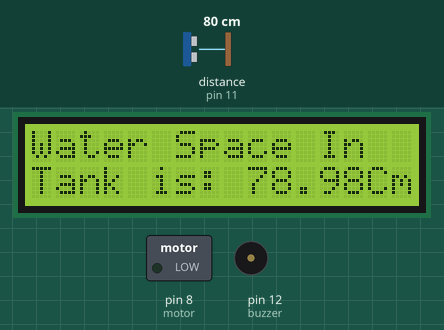
The sketch below on a simulated Arduino Uno, built with avr-gcc and run on an emulated ATmega328P. Parts: 16×2 character LCD, switched loads named in the sketch (green lamp = pin HIGH), buzzer (waves = sounding, pin HIGH). Wiring (inferred from the names in the program): ultrasonic range finder: trigger pin 10; echo pin 11. Inputs (shaded band) come from the test bench; at power-on: distance to the obstacle (sensor on pin 11) 80 cm. The echo pulse lasts 58.3 µs per cm; the modem accepts every AT command (registered, SIM ready, sends succeed) and sends nothing else; pins used as bus, display or sensor lines are not drawn.

Above: at 4.2 s.
4.3 s: distance to the obstacle (sensor on pin 11) set to 34 cm
At 10.7 s:
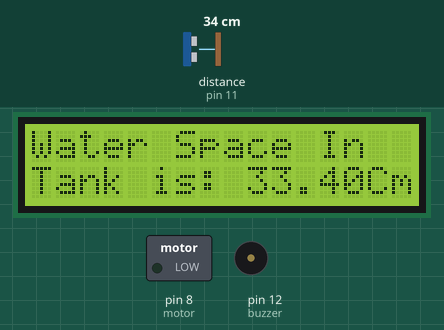
11.3 s: distance to the obstacle (sensor on pin 11) set to 29 cm
At 16.4 s:
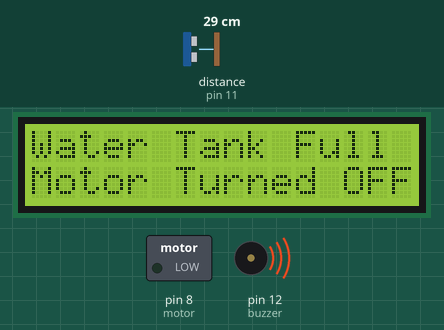
18.3 s: distance to the obstacle (sensor on pin 11) set to 120 cm
At 23.5 s:
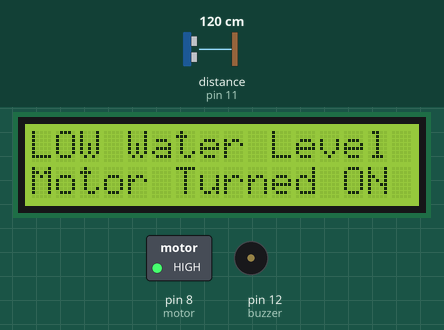
23.8 s: distance to the obstacle (sensor on pin 11) set to 250 cm
At 28.7 s:
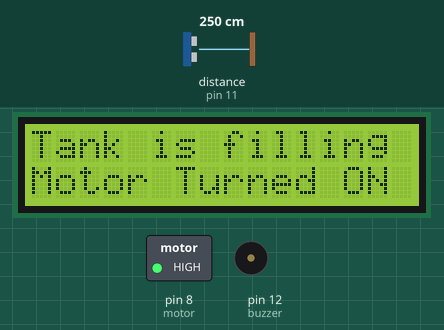
Timing chart, 0 to 30.2 s (numbered marks = the images above; inputs shaded):
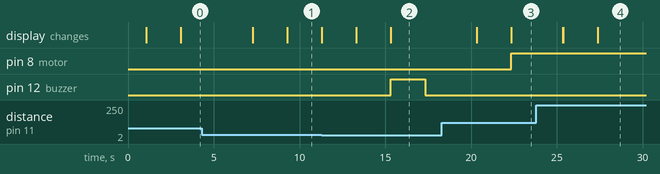

Measured:
- the behaviour switches between 31 and 30 cm on distance to the obstacle (sensor on pin 11) (found by bisection; images 1 and 2)
- after the input at 11.3 s, pin 12 (buzzer): LOW → HIGH after 4.0 s, → LOW 2.0 s later; the display: first differs from a run without the input after 2.0 s (image 2 shows a later state)
- after the input at 18.3 s, pin 8 (motor): LOW → HIGH after 4.0 s; pin 12 (buzzer): stays LOW (without the input it goes to HIGH after 4.0 s)
- what the display in image 1 shows lasts 2.0 s, from 9.3 s to 11.3 s

The sketch:

water_level_checker.ino
```cpp
#include <LiquidCrystal.h>
#include <SoftwareSerial.h>

#define trigger 10
#define echo 11
#define motor 8
#define buzzer 12
#define MIN_DISTANCE 30
#define AVG_DISTANCE 200
#define MIN_DISTANCE_TO_SEND_MSG 80

bool isSent = false;
char userCommandToSystem = 'y'; // that is no

SoftwareSerial gsm(9, 13);
LiquidCrystal lcd(2,3,4,5,6,7);

float time=0,distance=0;
int temp=0;
void setup()
{
  gsm.begin(9600);
 lcd.begin(16,2);
 lcd.print("Welcome");
 delay(1000);
 lcd.clear();
 pinMode(trigger,OUTPUT);
 pinMode(echo,INPUT);
 pinMode(motor, OUTPUT);
 pinMode(buzzer, OUTPUT);
 lcd.print("  Water Level ");
 lcd.setCursor(0,1);
 lcd.print("   Indicator  ");
 delay(2000);
}

void loop()
{
 lcd.clear();
 digitalWrite(trigger,LOW);
 delayMicroseconds(2);
 digitalWrite(trigger,HIGH);
 delayMicroseconds(10);
 digitalWrite(trigger,LOW);
 delayMicroseconds(2);
 time=pulseIn(echo,HIGH);
 distance=time*340/20000;
 lcd.clear();
 lcd.print("Water Space In  ");
 lcd.setCursor(0,1);
 lcd.print("Tank is: ");
 lcd.print(distance);
 lcd.print("Cm");
 delay(2000);

 // ======================== checking =================
 if(distance <= MIN_DISTANCE )
 {
     digitalWrite(motor, LOW);
     digitalWrite(buzzer, HIGH);
     lcd.clear();
     lcd.print("Water Tank Full ");
     lcd.setCursor(0,1);
     lcd.print("Motor Turned OFF");
     delay(2000);
     digitalWrite(buzzer, LOW);
     delay(3000);
//     temp=1;
 }
//
//  else if(distance<12 && temp==1)
// {
//     digitalWrite(motor, LOW);
//     lcd.clear();
//     lcd.print("Water Tank Full ");
//     lcd.setCursor(0,1);
//     lcd.print("Motor Turned OFF");
//     delay(5000);
// }

 else if(distance > MIN_DISTANCE && distance <= MIN_DISTANCE_TO_SEND_MSG)
 {
  if(!isSent){
    SendMessage("Tank is getting filled. Do something if you want");
    isSent = true;
    lcd.clear();
    lcd.print("Message sent");
    lcd.setCursor(0,1);
    lcd.print("to user");
    delay(2000);
  }
 }

 else if(distance > MIN_DISTANCE && distance <= AVG_DISTANCE)
 {
   digitalWrite(motor, HIGH);
   lcd.clear();
   lcd.print("LOW Water Level");
   lcd.setCursor(0,1);
   lcd.print("Motor Turned ON");
   delay(3000);
   isSent = false;
//   temp=0;
 }

 else if(distance > AVG_DISTANCE)
 {
   digitalWrite(motor, HIGH);
   lcd.clear();
   lcd.print("Tank is filling");
   lcd.setCursor(0,1);
   lcd.print("Motor Turned ON");
   delay(3000);
//   temp=0;
 }

}

void SendMessage(String msg){
  gsm.println("AT+CMGF=1"); // set the gsm module in Text mode that is for sending message
  delay(500);
  gsm.println("AT+CMGS=\"+8801521429588\"\r"); // set the mobile number
  delay(500);
  gsm.println(msg);
  delay(100);
  gsm.println((char)26);// ASCII code of CTRL+Z
  delay(1000);
}
```
